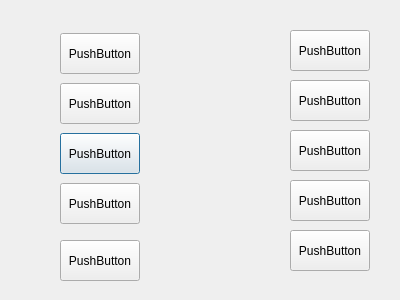
<?xml version="1.0" encoding="UTF-8"?>
<ui version="4.0">
 <class>fenetreAttaque</class>
 <widget class="QDialog" name="fenetreAttaque">
  <property name="geometry">
   <rect>
    <x>0</x>
    <y>0</y>
    <width>400</width>
    <height>300</height>
   </rect>
  </property>
  <property name="windowTitle">
   <string>Dialog</string>
  </property>
  <widget class="QPushButton" name="Carte3">
   <property name="geometry">
    <rect>
     <x>60</x>
     <y>133</y>
     <width>80</width>
     <height>41</height>
    </rect>
   </property>
   <property name="text">
    <string>PushButton</string>
   </property>
  </widget>
  <widget class="QPushButton" name="Carte1">
   <property name="geometry">
    <rect>
     <x>60</x>
     <y>33</y>
     <width>80</width>
     <height>41</height>
    </rect>
   </property>
   <property name="text">
    <string>PushButton</string>
   </property>
  </widget>
  <widget class="QPushButton" name="Carte7">
   <property name="geometry">
    <rect>
     <x>290</x>
     <y>80</y>
     <width>80</width>
     <height>41</height>
    </rect>
   </property>
   <property name="text">
    <string>PushButton</string>
   </property>
  </widget>
  <widget class="QPushButton" name="Carte4">
   <property name="geometry">
    <rect>
     <x>60</x>
     <y>183</y>
     <width>80</width>
     <height>41</height>
    </rect>
   </property>
   <property name="text">
    <string>PushButton</string>
   </property>
  </widget>
  <widget class="QPushButton" name="Carte2">
   <property name="geometry">
    <rect>
     <x>60</x>
     <y>83</y>
     <width>80</width>
     <height>41</height>
    </rect>
   </property>
   <property name="text">
    <string>PushButton</string>
   </property>
  </widget>
  <widget class="QPushButton" name="Carte10">
   <property name="geometry">
    <rect>
     <x>290</x>
     <y>230</y>
     <width>80</width>
     <height>41</height>
    </rect>
   </property>
   <property name="text">
    <string>PushButton</string>
   </property>
  </widget>
  <widget class="QPushButton" name="Carte9">
   <property name="geometry">
    <rect>
     <x>290</x>
     <y>180</y>
     <width>80</width>
     <height>41</height>
    </rect>
   </property>
   <property name="text">
    <string>PushButton</string>
   </property>
  </widget>
  <widget class="QPushButton" name="Carte8">
   <property name="geometry">
    <rect>
     <x>290</x>
     <y>130</y>
     <width>80</width>
     <height>41</height>
    </rect>
   </property>
   <property name="text">
    <string>PushButton</string>
   </property>
  </widget>
  <widget class="QPushButton" name="Carte6">
   <property name="geometry">
    <rect>
     <x>290</x>
     <y>30</y>
     <width>80</width>
     <height>41</height>
    </rect>
   </property>
   <property name="text">
    <string>PushButton</string>
   </property>
  </widget>
  <widget class="QPushButton" name="Carte5">
   <property name="geometry">
    <rect>
     <x>60</x>
     <y>240</y>
     <width>80</width>
     <height>41</height>
    </rect>
   </property>
   <property name="text">
    <string>PushButton</string>
   </property>
  </widget>
 </widget>
 <resources/>
 <connections/>
</ui>
